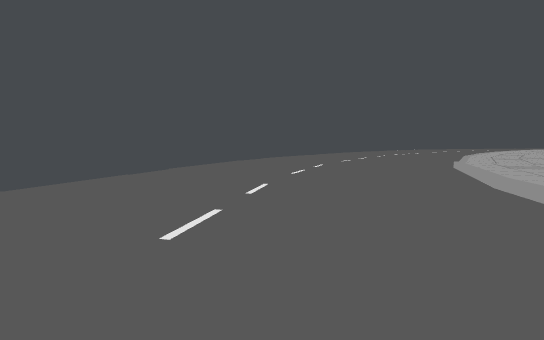
[1] (above)

22 first-person views from a walk through a 3-D level made in the Unity game engine. The camera is 0.59 m above the floor, tilts 6° down and sees 90° across. The floor is counted in squares, 1 m on a side. Each view is taken from the middle of a square. On the plan, view 1 faces up. The plan holds only what a view shows up to about 9 squares ahead; the rest is blank. The place goes on beyond the plan. The player character is not drawn.

[2]
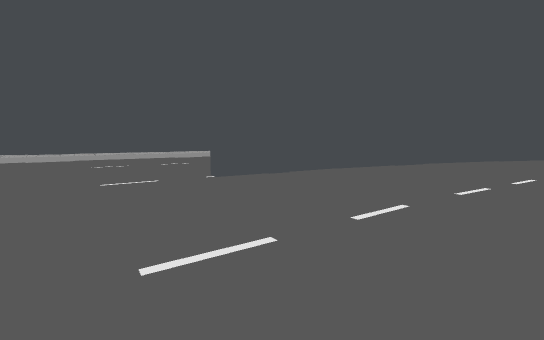

[3]
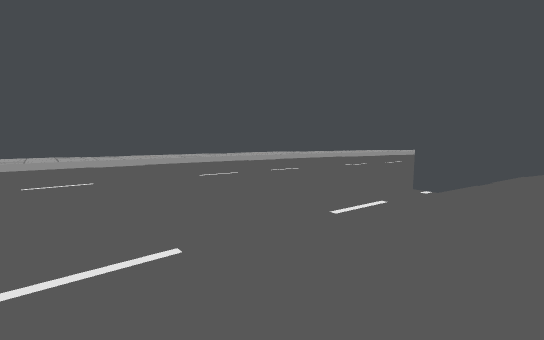

[4]
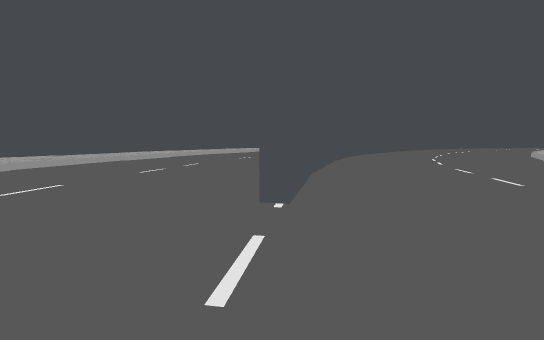

[5]
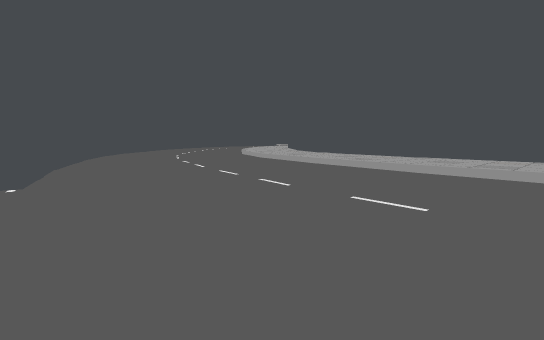

[6]
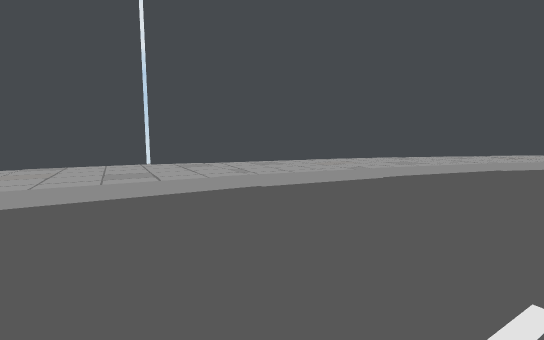

[7]
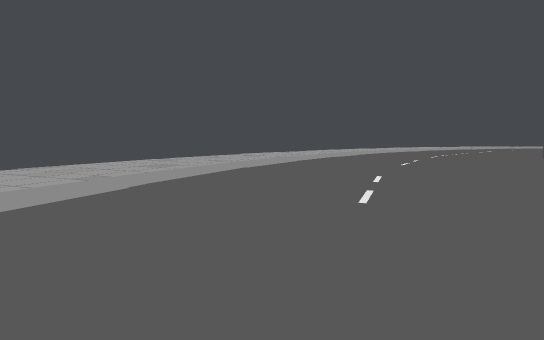

[8]
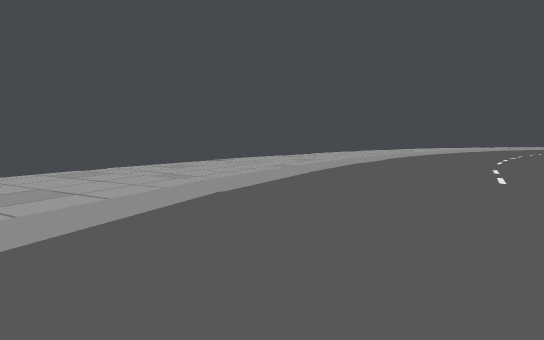

[9]
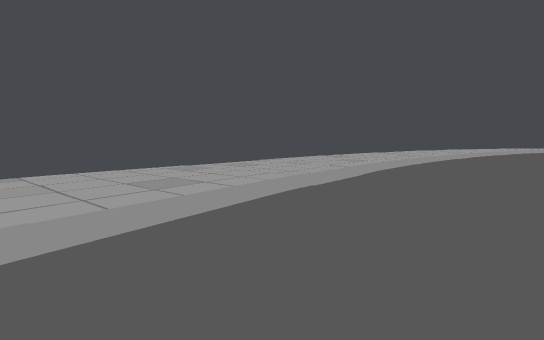

[10]
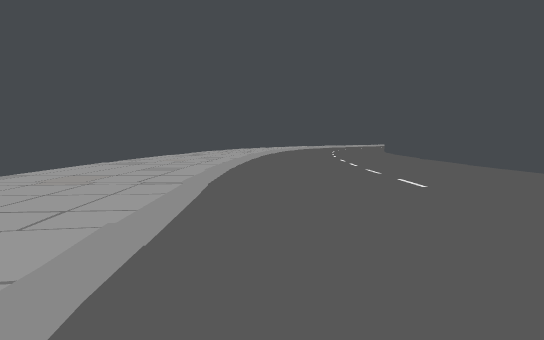

[11]
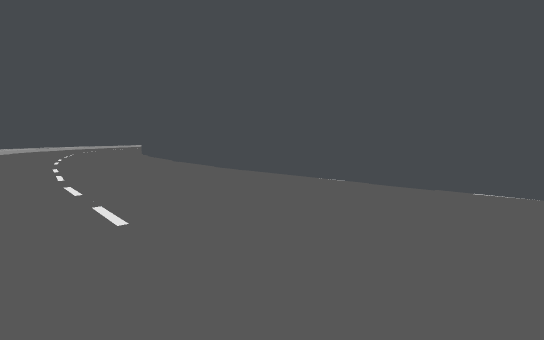

[12]
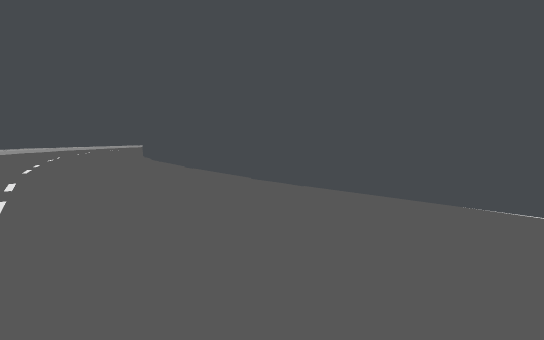

[13]
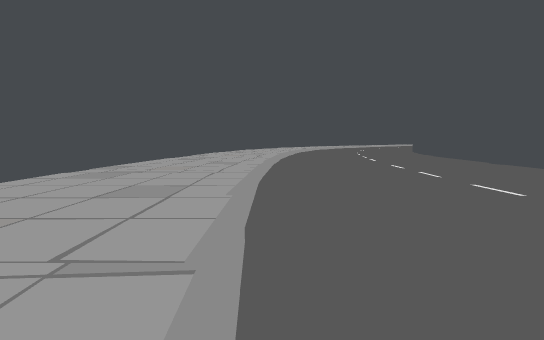

[14]
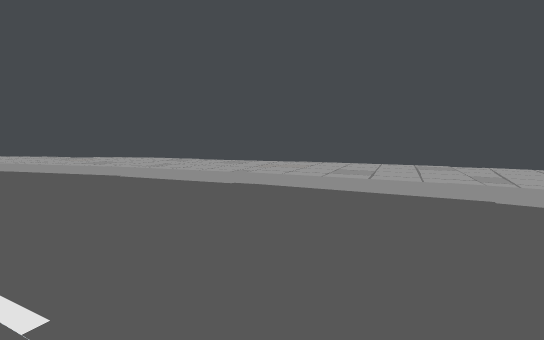

[15]
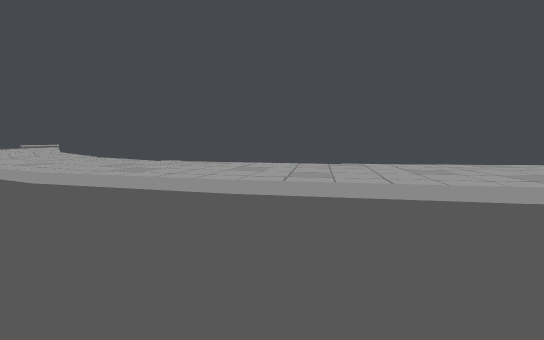

[16]
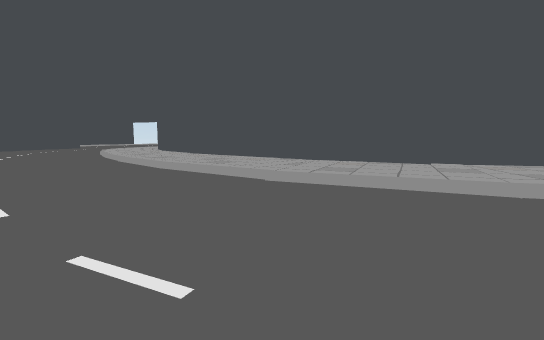

[17]
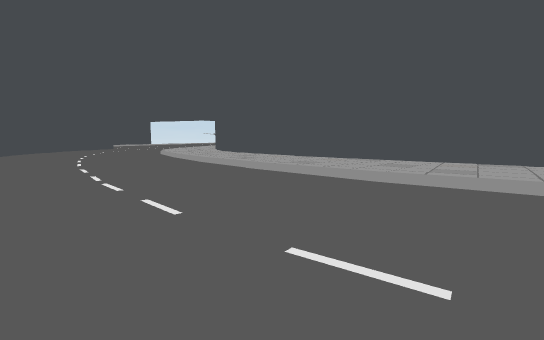

[18]
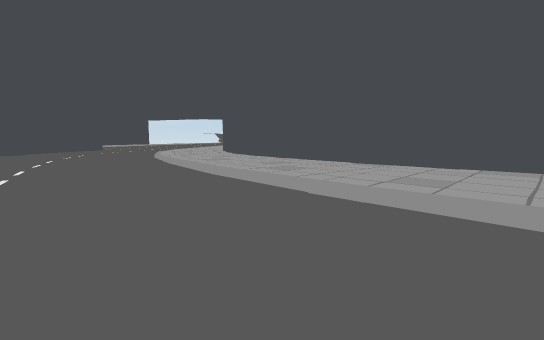

[19]
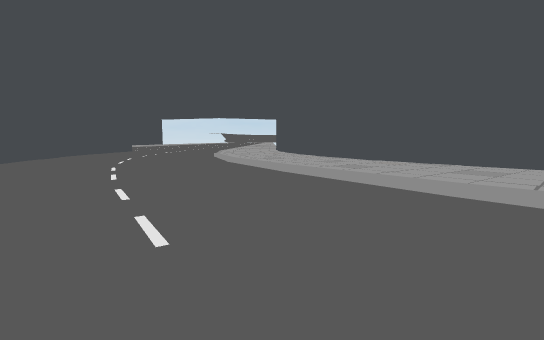

[20]
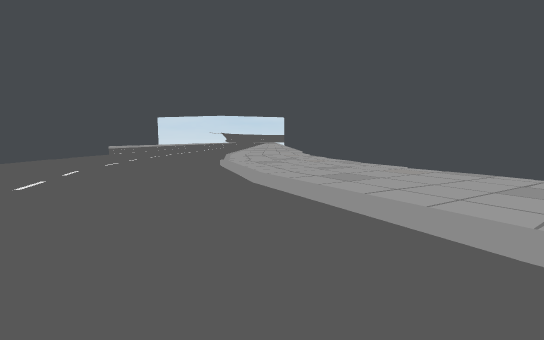

[21]
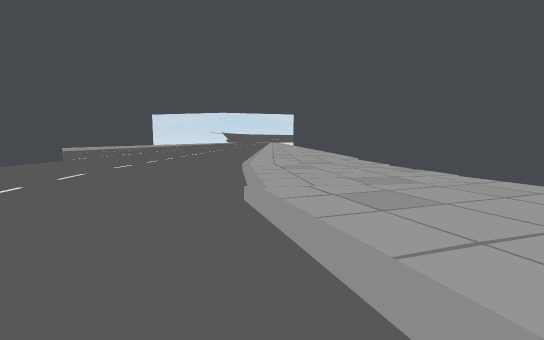

[22]
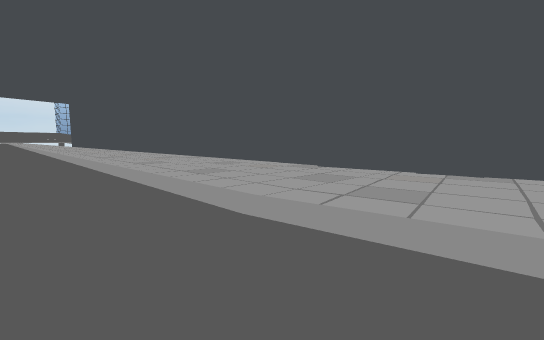

### Floor plan
Key: @ floor where view 1 was taken; # wall or solid block; . main floor; : floor 0.1 m higher than the main floor; / step, stairs or slope.
Columns run from 13 left of view 1 to 30 right of it. Each row starts with its distance up from view 1.
 22            ##:::// ....     #########.
 21           ##:::/.......    ##.........
 20          ##:::/........   ............
 19         ##:::/.......##  .............
 18        ##:::/.......##......................
 17       ##:::/.......##.......................
 16      ##:::/.......##.........///:::::::::::
 15      #:::/.......##........//:::::::::::::
 14     ##::/.......##......../::::::###:::::
 13     #:::.......##......./:::::###########
 12    ##::/......##......./:::####
 11    #::/...... # ....../:::##
 10   ##::/.....## ...../::::##
  9   #::/......#....../::::##
  8   #::/.....##....../:::##
  7  ##::..... #....../:::##
  6  #::/.....##...../:::##
  5  #::/.....#......:::##
  4  #::/.....#...../::##
  3  #::.....##...../::#
  2 ##:/.....#......:::#
  1 #::/.....#...../::##
  0 #::/.........@./::#
 -1 #::/.........../::#
 -2 #::............:::#
 -3 #::............:::#
 -4          ......:::#
 -5                  :#

Where each view was taken, in squares from view 1:
view 1: 0 up, 0 right, facing up
view 2: 2 down, 0 right, facing up-left
view 3: 3 down, 3 left, facing up-left
view 4: 2 down, 4 left, facing up
view 5: 4 down, 4 left, facing up-right
view 6: 4 up, 6 left, facing up-left
view 7: 5 up, 6 left, facing up
view 8: 8 up, 6 left, facing up
view 9: 12 up, 4 left, facing up
view 10: 14 up, 4 left, facing up-right
view 11: 14 up, 2 left, facing right
view 12: 15 up, 0 right, facing right
view 13: 16 up, 3 left, facing up-right
view 14: 9 up, 4 left, facing left
view 15: 0 up, 1 left, facing right
view 16: 6 up, 0 right, facing right
view 17: 10 up, 2 right, facing right
view 18: 11 up, 5 right, facing right
view 19: 14 up, 7 right, facing right
view 20: 15 up, 11 right, facing right
view 21: 16 up, 15 right, facing right
view 22: 18 up, 19 right, facing down-right
